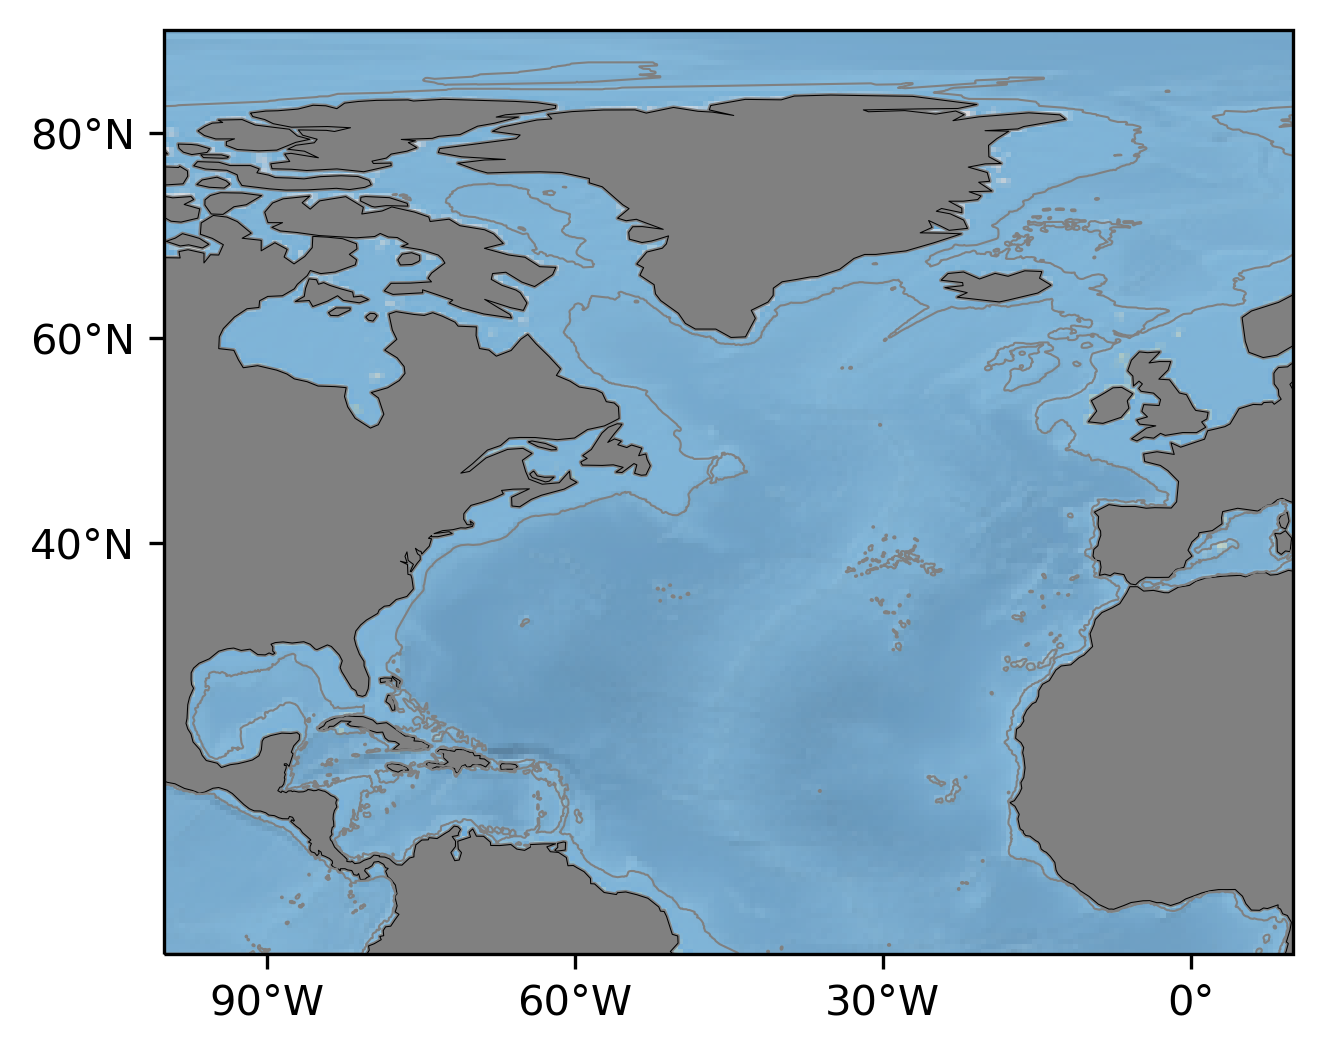

Reproduce this figure in Python.
import numpy as np
import matplotlib.pyplot as plt
import cartopy.feature as cfeature
import cartopy.crs as ccrs
from cartopy.mpl.ticker import LongitudeFormatter, LatitudeFormatter
from shapely.ops import cascaded_union

fig = plt.figure(figsize=(10, 4), dpi=300)
ax = fig.add_subplot(1, 1, 1, projection=ccrs.PlateCarree(), aspect='equal')
ax.set_extent([-100, 10, 0, 90], crs=ccrs.PlateCarree())

# Put a background image on for nice sea rendering.
ax.stock_img()

# ticks
ax.set_xticks(np.arange(-90, 30, 30), crs=ccrs.PlateCarree())
ax.set_yticks(np.arange(40, 100, 20), crs=ccrs.PlateCarree())
ax.xaxis.set_major_formatter(LongitudeFormatter())
ax.yaxis.set_major_formatter(LatitudeFormatter())

# add land and coastline and 1000m bathymetry line
ax.add_feature(cfeature.LAND, facecolor='grey', zorder=1)
ax.add_feature(cfeature.COASTLINE, linewidth=0.25, zorder=1)
#ax.add_feature(cfeature.OCEAN, linewidth=1.0, zorder=1)

bathym = cfeature.NaturalEarthFeature(name='bathymetry_K_200', scale='10m', category='physical')
bathym = cascaded_union(list(bathym.geometries()))
ax.add_geometries(bathym, facecolor='none', edgecolor='grey', linestyle='solid', linewidth=0.5, crs=ccrs.PlateCarree())
